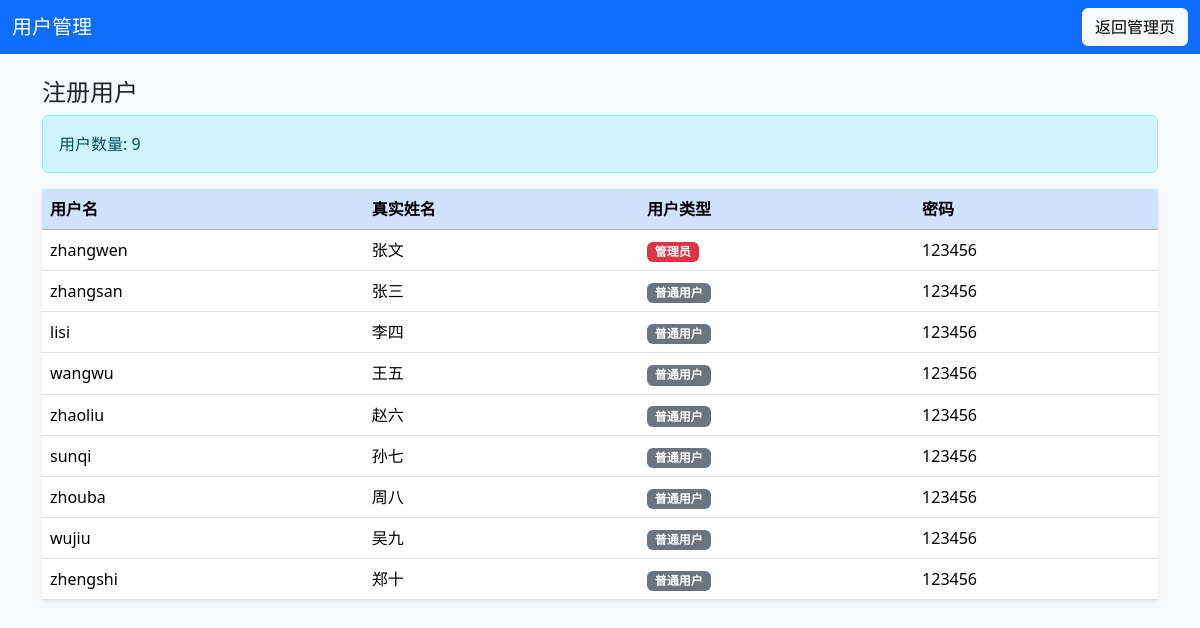
Page /user_manager (signed in) on the committed database.
### tables this page shows
CREATE TABLE users (
        id INTEGER PRIMARY KEY AUTOINCREMENT,
        username TEXT UNIQUE NOT NULL,
        realname TEXT,
        user_type TEXT,
        password TEXT
    );

### routes/user_routes.py (the view)
@router.get("/user_manager", response_class=HTMLResponse)
async def user_manager(
    request: Request,
    user: dict = Depends(login_required),
    db: sqlite3.Connection = Depends(get_db)
):
    c = db.cursor()
    c.execute("SELECT username, realname, user_type, password FROM users")
    users = c.fetchall()
    users_list = []
    for user_row in users:
        users_list.append({
            'username': user_row[0],
            'realname': user_row[1],
            'user_type': user_row[2],
            'password': user_row[3]
        })
    return templates.TemplateResponse("user_manager.html", {
        "request": request,
        "users": users_list,
        "user": user
    })

### templates/user_manager.html (shortened to what this page needs)
<!DOCTYPE html>
<html lang="zh-CN">
<head>
  <link href="https://cdn.jsdelivr.net/npm/bootstrap@5.3.2/dist/css/bootstrap.min.css" rel="stylesheet">
</head>
<body class="bg-light">
  <nav class="navbar navbar-dark bg-primary">
    <div class="container-fluid">
      <span class="navbar-brand mb-0 h1">用户管理</span>
      <a href="/admin" class="btn btn-light">返回管理页</a>
    </div>
  </nav>
  <div class="container mt-4">
    <h4>注册用户</h4>
    <div class="alert alert-info">
      用户数量: {{ users|length }}
    </div>
    <table class="table table-hover bg-white rounded shadow-sm">
      <thead class="table-primary">
        <tr>
          <th>用户名</th>
          <th>真实姓名</th>
          <th>用户类型</th>
          <th>密码</th>
        </tr>
      </thead>
      <tbody>
        {% for u in users %}
        <tr>
          <td>{{ u.username }}</td>
          <td>{{ u.realname }}</td>
          <td>
            {% if u.user_type == 'admin' %}
              <span class="badge bg-danger">管理员</span>
            {% else %}
              <span class="badge bg-secondary">普通用户</span>
            {% endif %}
          </td>
          <td>{{ u.password }}</td>
        </tr>
        {% else %}
        <tr>
          <td colspan="4" class="text-center text-muted">暂无用户数据</td>
        </tr>
        {% endfor %}
      </tbody>
    </table>
  </div>
</body>
</html>

### rows in the picture
users: username "zhangwen", realname "张文", user_type "管理员", password "123456"
users: username "zhangsan", realname "张三", user_type "普通用户", password "123456"
users: username "lisi", realname "李四", user_type "普通用户", password "123456"
users: username "wangwu", realname "王五", user_type "普通用户", password "123456"
users: username "zhaoliu", realname "赵六", user_type "普通用户", password "123456"
users: username "sunqi", realname "孙七", user_type "普通用户", password "123456"
users: username "zhouba", realname "周八", user_type "普通用户", password "123456"
users: username "wujiu", realname "吴九", user_type "普通用户", password "123456"
users: username "zhengshi", realname "郑十", user_type "普通用户", password "123456"

### other values in the picture
{{ users|length }} "9"
